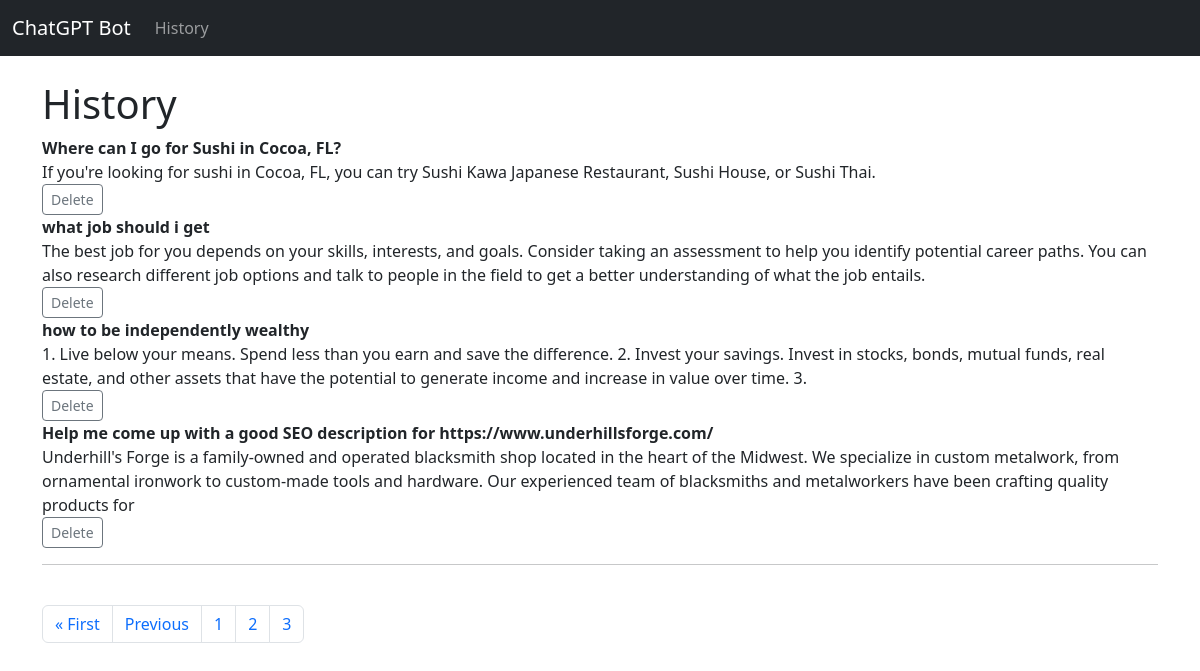
Screenshot of /past/?page=3 with the database file from the repository.
### chatbot/models.py (models this page shows, shortened)
class Past(models.Model):
	question = models.CharField(max_length=250)
	answer = models.TextField(max_length=5000)

### chatbot/views.py (the view)
# urls.py: path('past/', views.past, name="past"),
def past(request):
	p = Paginator(Past.objects.all(), 5)
	page = request.GET.get('page')
	pages = p.get_page(page)
	past = Past.objects.all()
	nums = "a" * pages.paginator.num_pages
	return render(request, 'past.html', {"past":past, "pages":pages, "nums":nums})

### chatbot/templates/past.html (shortened to what this page needs)
{% extends 'base.html' %}
{% block content %}
<h1>History</h1>
{% if past %}
	{% for thing in pages %}
	<strong>{{thing.question }}</strong><br/>
	{{thing.answer}}<br/>
	<a href="{% url 'delete_past' thing.id %}" class="btn btn-outline-secondary btn-sm">Delete</a>
	<br/>
	{% endfor %}
{% endif %}
<hr><br/></hr>
<nav aria-label="Page navigation example">
  <ul class="pagination">
  	<li class="page-item"><a class="page-link" href="?page=1">&laquo; First</a></li>
  	{% if pages.has_previous %}
	    <li class="page-item"><a class="page-link" href="?page={{pages.previous_page_number}}">Previous</a></li>
    {% endif %}
   	 {% for i in nums %}
   	 <li class="page-item"><a class="page-link" href="?page={{forloop.counter}}">{{forloop.counter}}</a></li>
   	 {% endfor %}
  </ul>
</nav>
<br/><br/>
{% endblock %}

### rows the page displays
Past: question "Where can I go for Sushi in Cocoa, FL?", answer "If you're looking for sushi in Cocoa, FL, you can try Sushi Kawa Japanese Restaurant, Sushi House, or Sushi Thai."
Past: question "what job should i get", answer "The best job for you depends on your skills, interests, and goals. Consider taking an assessment to help you identify potential career paths. You can also research different job options and talk to people in the field to get a better understanding of what the job entails."
Past: question "how to be independently wealthy", answer "1. Live below your means. Spend less than you earn and save the difference. 2. Invest your savings. Invest in stocks, bonds, mutual funds, real estate, and other assets that have the potential to generate income and increase in value over time. 3."
Past: question "Help me come up with a good SEO description for https://www.underhillsforge.com/", answer "Underhill's Forge is a family-owned and operated blacksmith shop located in the heart of the Midwest. We specialize in custom metalwork, from ornamental ironwork to custom-made tools and hardware. Our experienced team of blacksmiths and metalworkers have been crafting quality products for"
